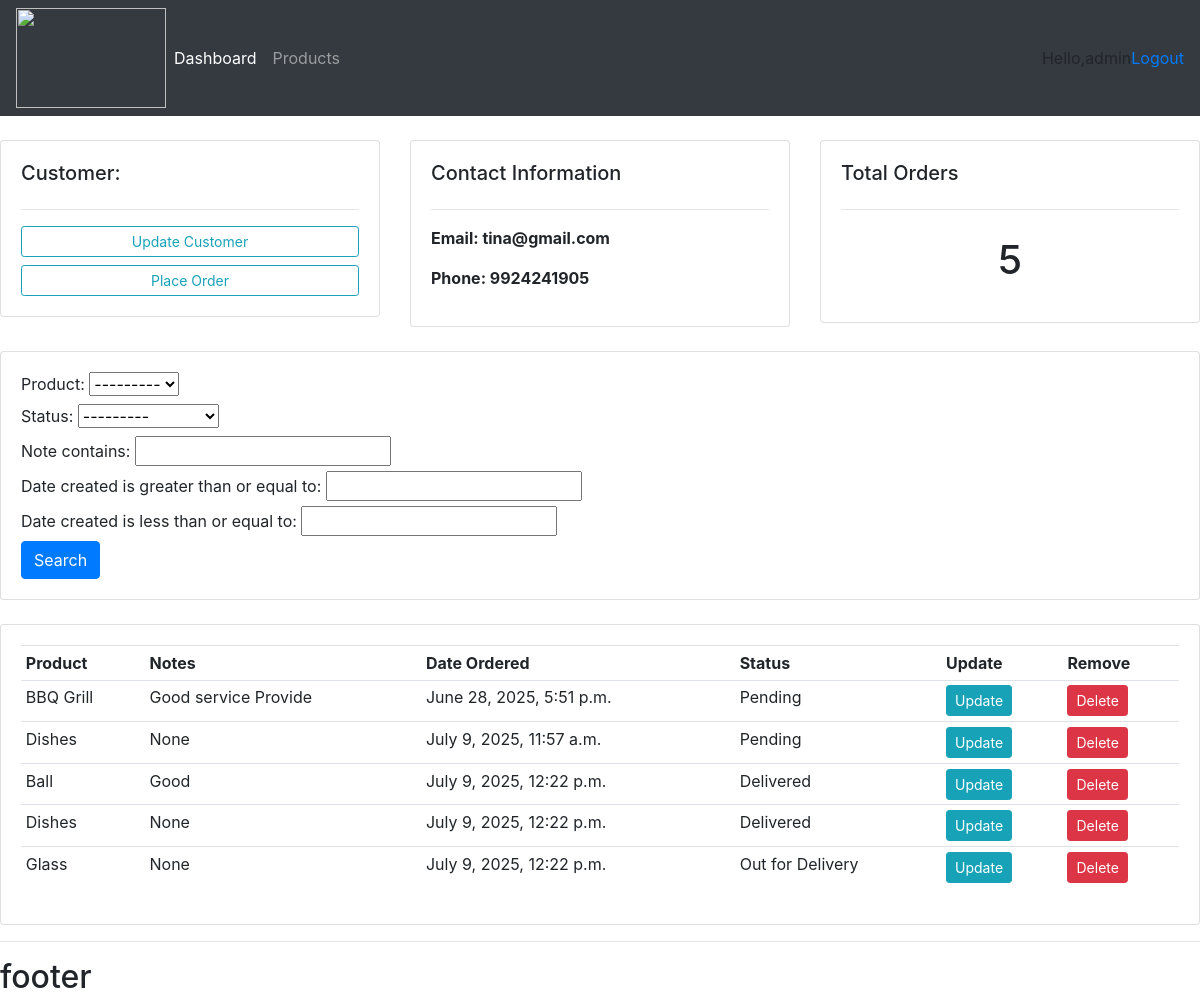
Screenshot of /customers/1/ (signed in) with the database file from the repository.
### accounts/models.py (models this page shows, shortened)
class Customer(models.Model):
    name = models.CharField(null=True)
    phone = models.CharField(null=True)
    email = models.CharField(null=True)
    date_created = models.DateTimeField(auto_now_add=True,null=True)

class Order(models.Model):
    STATUS = (
        ('Pending','Pending'),
        ('Out for Delivery','Out for Delivery'),
        ('Delivered','Delivered')
    )
    date_created = models.DateTimeField(auto_now_add=True,null=True)
    customer = models.ForeignKey(Customer,null=True,on_delete=SET_NULL)
    product = models.ForeignKey(Product,null=True,on_delete=SET_NULL)
    status = models.CharField(null=True,choices=STATUS)
    note = models.CharField(null=True)

class Product(models.Model):
    CATEGORY = (
        ('Indoor','Indoor'),
        ('OutDoor','OutDoor')
    )
    name =  models.CharField(null=True)
    category = models.CharField(null=True,choices=CATEGORY)
    price = models.FloatField(null=True)
    description = models.CharField(null=True,blank=True)
    date_created = models.DateTimeField(auto_now_add=True,null=True)
    tags = models.ManyToManyField(Tag)
    def __str__(self):
        return self.name

### accounts/views.py (the view)
# urls.py: path('customers/<str:pk_test>/', views.customers, name="customers"),
def customers(request,pk_test):
   customer = Customer.objects.get(id=pk_test)
   orders = customer.order_set.all()
   order_count = orders.count()
   myFilter = OrderFilter( request.GET, queryset=orders)
   orders = myFilter.qs
   context = {'customer':customer,'orders':orders,'order_count':order_count,'myFilter':myFilter}
   return render(request,'accounts/customers.html',context)

### accounts/templates/accounts/customers.html (shortened to what this page needs)
{% extends 'accounts/main.html' %}
{%block content %}
<br>
<div class="row">
    <div class="col-md">
        <div class="card card-body">
            <h5>Customer:</h5>
            <hr>
            <a class="btn btn-outline-info btn-sm btn-block" href="#">Update Customer</a>
     <a class="btn btn-outline-info btn-sm btn-block" href="{%url 'create_order' customer.id  %}">Place Order</a>
        </div>
    </div>
    <div class="col-md">
        <div class="card card-body">
            <h5>Contact Information</h5>
            <hr>
            <p><strong>Email: {{customer.email}}</strong> </p>
            <p><strong>Phone: {{customer.phone}}</strong> </p>
        </div>
    </div>
    <div class="col-md">
        <div class="card card-body">
            <h5>Total Orders</h5>
            <hr>
            <h1 style="text-align: center; padding: 10px;">{{order_count}}</h1>
        </div>
    </div>
</div>
<br>
<div class="row">
    <div class="col">
        <div class="card card-body">
            <form method="get">
                {{myFilter.form}}
                <button class="btn btn-primary" type="submit">Search</button>
            </form>
        </div>
    </div>
</div>
<br>
<div class="row">
    <div class="col-md">
        <div class="card card-body">
            <table class="table table-sm">
                <tr>
                    <th>Product</th>
                    <th>Notes</th>
                    <th>Date Ordered</th>
                    <th>Status</th>
                    <th>Update</th>
                    <th>Remove</th>
                </tr>
                {% for order in orders %}
                <tr>
                    <td>{{order.product}}</td>
                    <td>{{order.note}}</td>
                    <td>{{order.date_created}}</td>
                    <td>{{order.status}}</td>
                     <td><a  class="btn btn-sm btn-info" href="{% url 'update_order' order.id %}">Update</a></td>
                    <td><a class="btn btn-sm btn-danger" href="{% url 'delete_order' order.id %}">Delete</a></td>
                </tr>
                {% endfor %}
            </table>
        </div>
    </div>
</div>
    {% endblock %}

### accounts/templates/accounts/navbar.html (shortened to what this page needs)
{% load static %}
<nav class="navbar navbar-expand-lg navbar-dark bg-dark">
  <img src="{%static 'images/logo1.png '%}"width="150" height="100">
  <div class="collapse navbar-collapse" id="navbarNav">
    <ul class="navbar-nav">
      <li class="nav-item active">
        <a class="nav-link" href="{% url 'home' %}">Dashboard</a>
      </li>
      <li class="nav-item">
        <a class="nav-link" href="{% url 'products' %}">Products</a>
      </li>
    </ul>
  </div>
  <span>Hello,{{request.user }}</span>
  <span><a href="{% url 'logout' %}">Logout</a></span>
</nav>

### rows the page displays
Customer: email "tina@gmail.com", phone "9924241905"
Order: product "BBQ Grill", note "Good service Provide", date_created "June 28, 2025, 5:51 p.m.", status "Pending"
Order: product "Dishes", note "None", date_created "July 9, 2025, 11:57 a.m.", status "Pending"
Order: product "Ball", note "Good", date_created "July 9, 2025, 12:22 p.m.", status "Delivered"
Order: product "Dishes", note "None", date_created "July 9, 2025, 12:22 p.m.", status "Delivered"
Order: product "Glass", note "None", date_created "July 9, 2025, 12:22 p.m.", status "Out for Delivery"

### other values shown
{{ request.user }} "admin"
{{ order_count }} "5"
